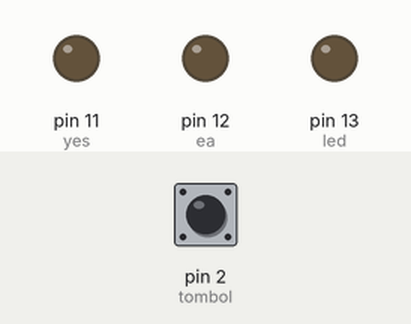
A sketch run on a simulated Arduino Uno, built with avr-gcc and run on an emulated ATmega328P. Shown: output pins drawn as LEDs (lit = HIGH). The inputs (shaded band) are chosen by the test bench; at power-on: pin 2 (tombol) HIGH.

Above: at 1.2 s.
1.3 s: pin 2 (tombol) pulled LOW for 0.15 s
At 1.37 s:
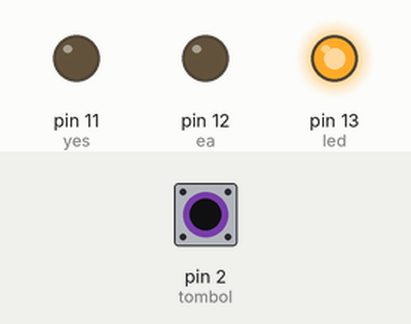
At 1.87 s:
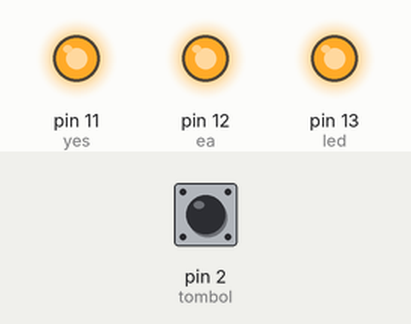
3.5 s: pin 2 (tombol) pulled LOW for 3.2 s
At 3.77 s:
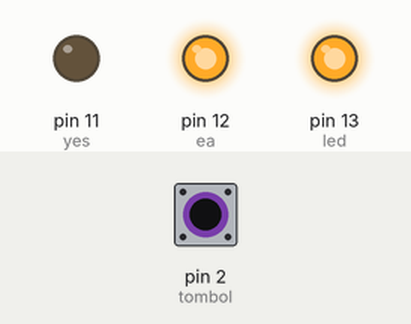
Timing chart, 0 to 8.8 s (numbered marks = the images above; inputs shaded):
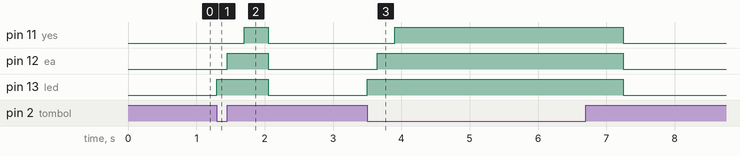

Measured:
- after the input at 1.3 s, pin 11 (yes): LOW → HIGH after 0.40 s, → LOW 0.35 s later; pin 12 (ea): LOW → HIGH after 0.15 s, → LOW 0.60 s later; pin 13 (led): LOW → HIGH at once, → LOW 0.75 s later
- after the input at 3.5 s, pin 11 (yes): LOW → HIGH after 0.40 s, → LOW 3.4 s later; pin 12 (ea): LOW → HIGH after 0.15 s, → LOW 3.6 s later; pin 13 (led): LOW → HIGH at once, → LOW 3.8 s later

The sketch:

c.ino
```cpp
int led=13;
int ea=12;
int yes=11;
int tombol=2;
void setup(){
pinMode(led,OUTPUT);
  pinMode(ea,OUTPUT);
    pinMode(yes,OUTPUT);
pinMode(tombol,INPUT);
}
void loop(){
 if(digitalRead(tombol)==LOW){
digitalWrite(led,HIGH);
     delay(150);
   digitalWrite(ea,HIGH);
      delay(250);
      digitalWrite(yes,HIGH);
        delay(350);
 }
else{
 digitalWrite(led,LOW);
  digitalWrite(ea,LOW);
    digitalWrite(yes,LOW);
 }
}
```
